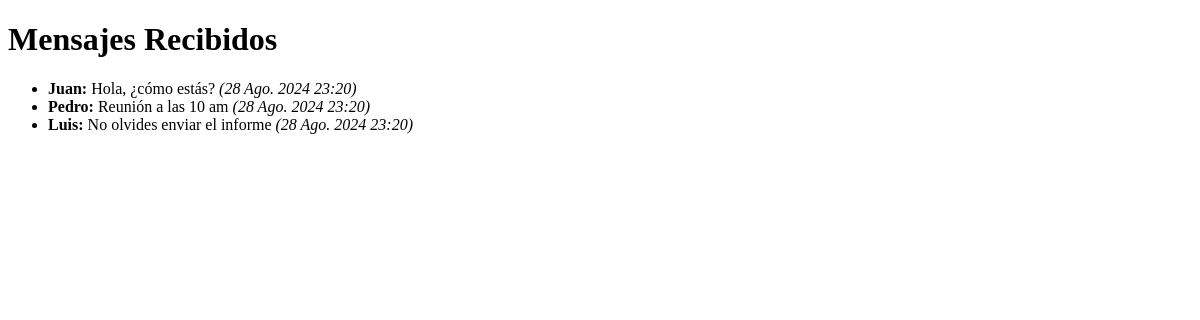
/mensajes/recibidos/, run on an earlier commit of the app's database.
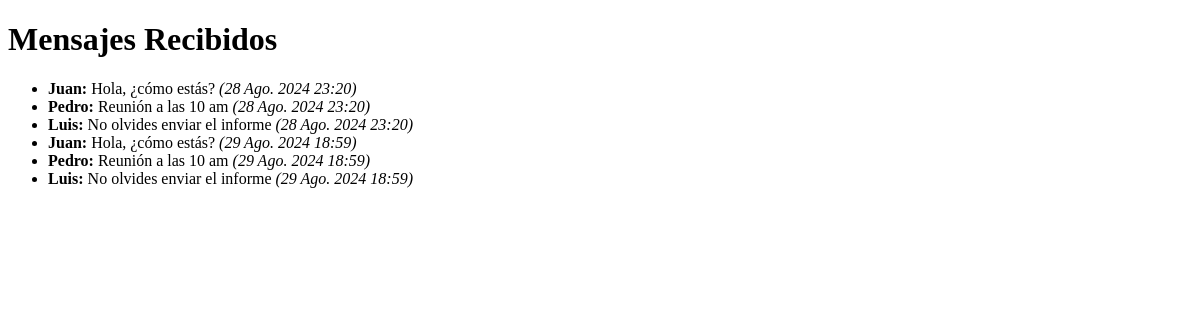
And on a later commit of the database.
### mensajes/models.py (models this page shows, shortened)
class Mensaje(models.Model):
    texto = models.TextField()
    remitente = models.CharField(max_length=100)
    destinatario = models.CharField(max_length=100)
    fecha_envio = models.DateTimeField(auto_now_add=True)

### mensajes/views.py (the view)
# urls.py: path('mensajes/recibidos/', views.mensajes_recibidos, name='mensajes_recibidos'),
def mensajes_recibidos(request):
    destinatario = request.GET.get('destinatario', 'María')  # Filtrar por destinatario
    mensajes = Mensaje.objects.filter(destinatario=destinatario)
    return render(request, 'mensajes/recibidos.html', {'mensajes': mensajes})

### mensajes/templates/mensajes/recibidos.html (shortened to what this page needs)
<!DOCTYPE html>
<html lang="es">
<head>
</head>
<body>
    <h1>Mensajes Recibidos</h1>
    <ul>
        {% for mensaje in mensajes %}
            <li><strong>{{ mensaje.remitente }}:</strong> {{ mensaje.texto }} <em>({{ mensaje.fecha_envio }})</em></li>
        {% empty %}
            <li>No hay mensajes recibidos.</li>
        {% endfor %}
    </ul>
</body>
</html>

What changed in the data, as far as the page shows it:
added Mensaje: remitente "Juan", texto "Hola, ¿cómo estás?", fecha_envio "29 Ago. 2024 18:59"
added Mensaje: remitente "Pedro", texto "Reunión a las 10 am", fecha_envio "29 Ago. 2024 18:59"
added Mensaje: remitente "Luis", texto "No olvides enviar el informe", fecha_envio "29 Ago. 2024 18:59"
